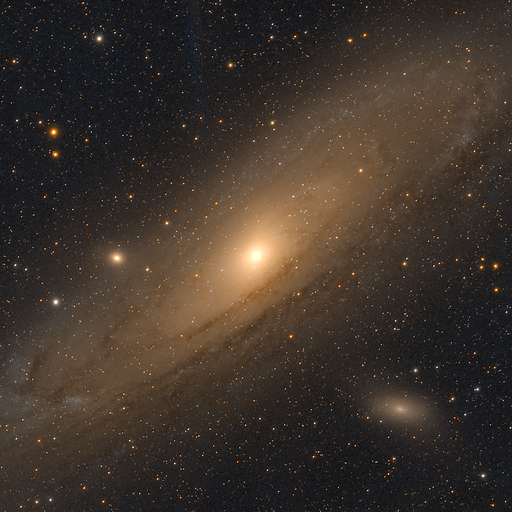
#> input picture assets/avastack.png, 512 x 512 px; its folder holds only this picture in this run
$ python -i _diag_banc65_jalon67.py   (imports and definitions only)
#> lines starting #> are read from the running program, lines starting #| are printed output that depends on the picture
# -*- coding: utf-8 -*-
"""_diag_banc65_jalon67.py — les DEUX points du banc jalon 65 qui bougent avec le
poids de structure (v2.37.5), mesurés côte à côte :

  ① le résidu sur le canal Y (le banc exige < 2e-05, mesuré 5,95e-05) — d'où
     vient-il exactement ?
  ② le grain chromatique du fond : σ contre MAD (le banc mesure un σ, sensible
     aux ~0,2 % de pixels que le masque PROTÈGE par construction).

Reproduit la scène du banc (ciel bleuté + étoiles de Moffat). Lecture seule.

Usage : python _diag_banc65_jalon67.py
"""
import sys

import cv2
import numpy as np
# [1 line not run here, left out]

from avastack.processing import couleurs as C

# [2 lines not run here, left out]

N = 600
yy, xx = np.mgrid[0:N, 0:N].astype(np.float64)
RNG = np.random.default_rng(20260926)
CIEL = (0.00120, 0.00140, 0.00170)
GRAIN = 0.0004
ROUGE, BLEUE, PALE = (1.00, 0.72, 0.42), (0.42, 0.70, 1.00), (0.85, 0.90, 1.00)
FORCE = 0.9


def moffat(cx, cy, fwhm, amp, beta=2.5):
    alpha = fwhm / (2.0 * np.sqrt(2.0 ** (1.0 / beta) - 1.0))
    r2 = (xx - cx) ** 2 + (yy - cy) ** 2
    return amp / (1.0 + r2 / alpha ** 2) ** beta


s = CIEL[0] * np.ones((N, N, 3), np.float32)
# [6 lines not run here, left out]
IMAGE = np.clip(s, 0.0, 1.0).astype(np.float32)
ZONE = (slice(30, 150), slice(450, 570))


def v2374(img, force=FORCE, rayon=3.0):
    """La formule de la v2.37.4 (sans masque) — pour comparer."""
#> called with force = 0.9, rayon = 3
    a = np.asarray(img, np.float32)
    ycc = cv2.cvtColor(a, cv2.COLOR_RGB2YCrCb)
#> ycc: shape (512, 512, 3) float32; mean of channels 0, 1, 2 54.2, 6.4, -5.4
    y = ycc[..., 0]
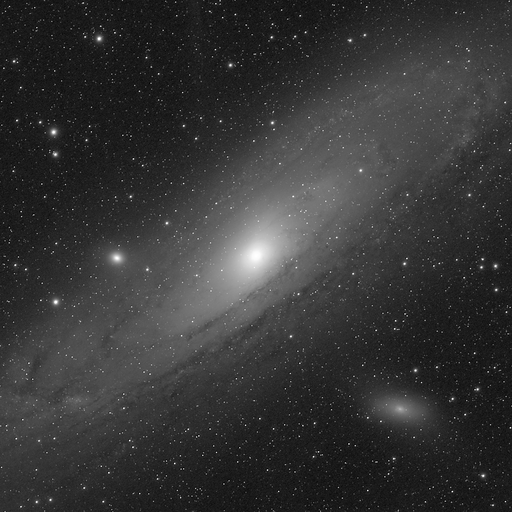
#> y: shape (512, 512) float32; min 0, max 255, mean 54.2
    den = np.maximum(np.minimum(y, cv2.GaussianBlur(y, (0, 0), sigmaX=rayon)),
                     np.float32(max(C.PLANCHER_CHROMA * float(np.median(y)), 1e-7)))
    for i in (1, 2):
        cn = (ycc[..., i] - 0.5) / den
        ycc[..., i] = 0.5 + den * (cn + np.float32(force)
                                   * (cv2.GaussianBlur(cn, (0, 0), sigmaX=rayon) - cn))
#> this loop made 2 passes
#> pass 1, in v2374, `cn = (ycc[..., i] - 0.5) / den`:
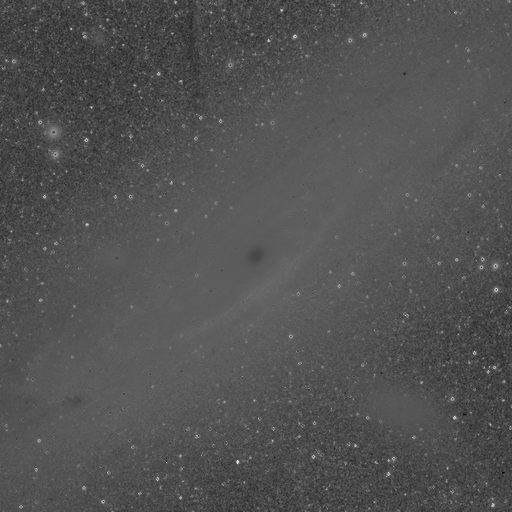
#> cn: shape (512, 512) float32; min -0.571, max 1.46, mean 0.0858; drawn with min black and max white
#> pass 2, in v2374, `cn = (ycc[..., i] - 0.5) / den`:
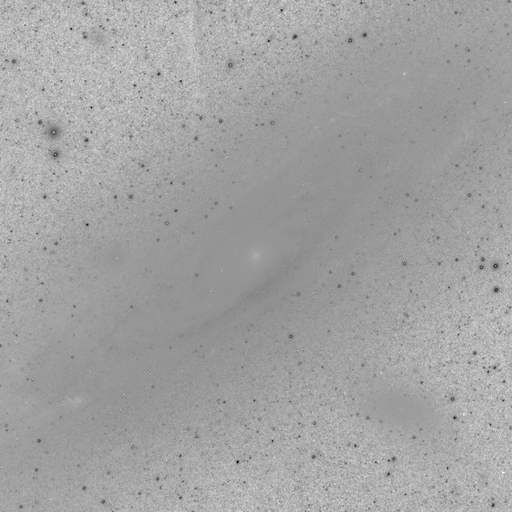
#> cn: shape (512, 512) float32; min -1.39, max 0.67, mean -0.0746; drawn with min black and max white
#> after the loop: ycc: shape (512, 512, 3) float32; mean of channels 0, 1, 2 54.2, 6.4, -5.4
    return np.maximum(cv2.cvtColor(ycc, cv2.COLOR_YCrCb2RGB),
                      np.float32(0.0)).astype(np.float32)
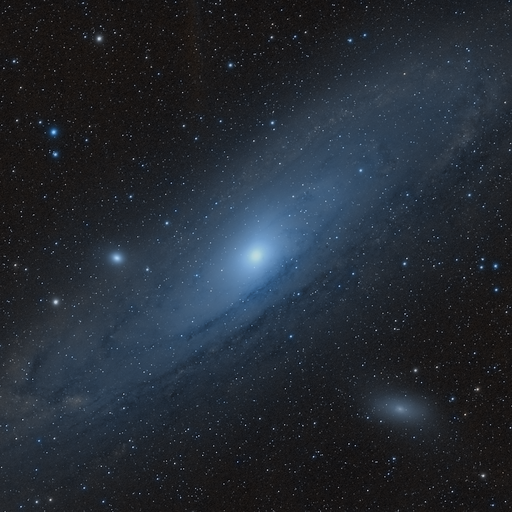
#> returned value: shape (512, 512, 3) float32; mean of channels 0, 1, 2 62.5, 52, 43.7; drawn with min black and max white


def chroma_absolue(img, force=FORCE, rayon=3.0):
    a = np.asarray(img, np.float32)
    ycc = cv2.cvtColor(a, cv2.COLOR_RGB2YCrCb)
    for i in (1, 2):
        c = ycc[..., i]
        ycc[..., i] = c + np.float32(force) * (
            cv2.GaussianBlur(c, (0, 0), sigmaX=rayon) - c)
    return np.maximum(cv2.cvtColor(ycc, cv2.COLOR_YCrCb2RGB),
                      np.float32(0.0)).astype(np.float32)


def chroma_hf(img, zone=ZONE):
    z = np.asarray(img, np.float32)[zone]
    hf = z - cv2.GaussianBlur(z, (0, 0), sigmaX=2.0)
    d = hf[..., 0] - hf[..., 1]
    return float(d.std()), float(np.median(np.abs(d))) * 1.4826


y0 = cv2.cvtColor(IMAGE, cv2.COLOR_RGB2YCrCb)[..., 0]
# [16 lines not run here, left out]

>>> import cv2
>>> picture = cv2.cvtColor(cv2.imread('assets/avastack.png'), cv2.COLOR_BGR2RGB)
>>> result = v2374(picture)
